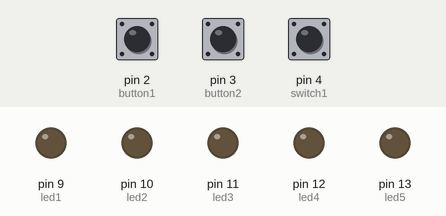
Bench run of a sketch on a simulated Arduino Uno, built with avr-gcc and run on an emulated ATmega328P. Parts: output pins drawn as LEDs (lit = HIGH). Inputs (shaded band) come from the test bench; at power-on: pin 2 (button1) LOW, pin 3 (button2) LOW, pin 4 (switch1) LOW.

Above: at 1.2 s.
1.3 s: pin 2 (button1) pulled HIGH for 0.15 s
At 1.37 s:
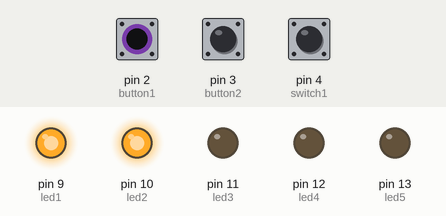
2.9 s: pin 3 (button2) pulled HIGH for 0.15 s
At 2.97 s:
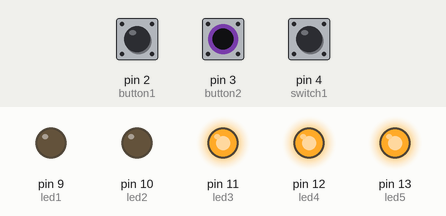
4.5 s: pin 3 (button2) pulled HIGH for 3.2 s
At 8.9 s:
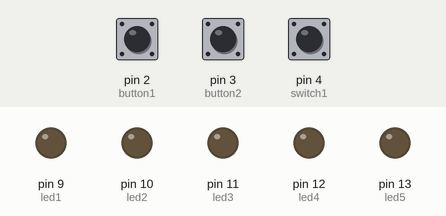
9.2 s: pin 2 (button1) pulled HIGH for 3.2 s
At 10.1 s:
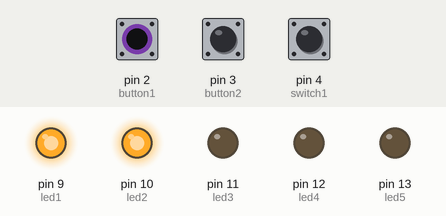
13.9 s: pin 2 (button1) driven HIGH and pin 3 (button2) driven HIGH
At 14.9 s:
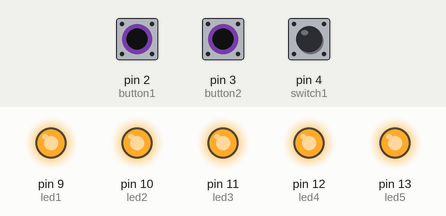
15.4 s: pin 4 (switch1) pulled HIGH for 0.15 s
At 15.47 s:
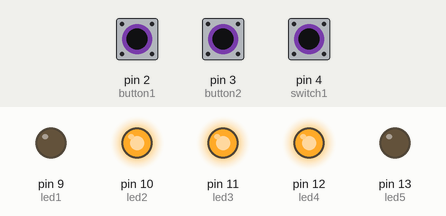
Timing chart, 0 to 18.0 s (numbered marks = the images above; inputs shaded):
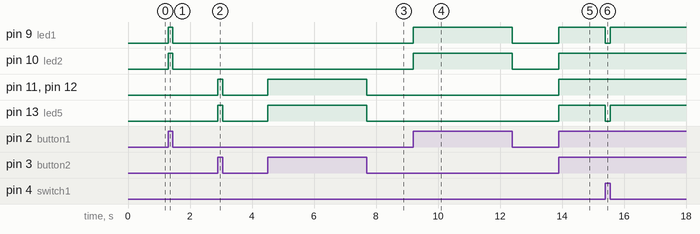

The sketch:

lab2.ino
```cpp
// global variabling the pins
int button1 = 2;
int button2 = 3;
int switch1 = 4;
int led1 = 9;
int led2 = 10;
int led3 = 11;
int led4 = 12;
int led5 = 13;
int button1state, button2state, switch1state;

// setup routine to initialize the process
void setup() {
  // initializing the pins
  pinMode(button1, INPUT);
  pinMode(button2, INPUT);
  pinMode(switch1, INPUT);
  pinMode(led1, OUTPUT);
  pinMode(led2, OUTPUT);
  pinMode(led3, OUTPUT);
  pinMode(led4, OUTPUT);
  pinMode(led5, OUTPUT);

  // serial communication
  Serial.begin(9600);
}

// loop routine main body
void loop() {

  // acquiring those values
  button1state = digitalRead(button1);
  button2state = digitalRead(button2);
  switch1state = digitalRead(switch1);

  // Serial.println(button1state);
  // Serial.println(button2state);
  // Serial.println(switch1state);

  // first the switch is a modifier, meaning 2 options
  if (switch1state) {
    // then you have 3 options for each switch state
    if (button1state && !button2state) {
      // option 1 first button is pressed and second isnt
      digitalWrite(led1, HIGH);
      digitalWrite(led2, LOW);
      digitalWrite(led3, HIGH);
      digitalWrite(led4, LOW);
      digitalWrite(led5, LOW);
    } else if (!button1state && button2state) {
      // option 2 first button not pressed and second is
      digitalWrite(led1, LOW);
      digitalWrite(led2, HIGH);
      digitalWrite(led3, LOW);
      digitalWrite(led4, LOW);
      digitalWrite(led5, HIGH);
    } else if (button1state && button2state) {
      // option 3 both buttons pressed
      digitalWrite(led1, LOW);
      digitalWrite(led2, HIGH);
      digitalWrite(led3, HIGH);
      digitalWrite(led4, HIGH);
      digitalWrite(led5, LOW);
    } else {
      digitalWrite(led1, LOW);
      digitalWrite(led2, LOW);
      digitalWrite(led3, LOW);
      digitalWrite(led4, LOW);
      digitalWrite(led5, LOW);
    }
  } else {
    // switch is off but you still have the same 3 options just different results
    if (button1state && !button2state) {
      digitalWrite(led1, HIGH);
      digitalWrite(led2, HIGH);
      digitalWrite(led3, LOW);
      digitalWrite(led4, LOW);
      digitalWrite(led5, LOW);
    } else if (!button1state && button2state) {
      // I might as well take this moment to explain why each statement contains all 5 write statements every time
      // it allows a "seamless" transition when moving from pressing 1 button to pressing both
      digitalWrite(led1, LOW);
      digitalWrite(led2, LOW);
      digitalWrite(led3, HIGH);
      digitalWrite(led4, HIGH);
      digitalWrite(led5, HIGH);
    } else if (button1state && button2state) {
      digitalWrite(led1, HIGH);
      digitalWrite(led2, HIGH);
      digitalWrite(led3, HIGH);
      digitalWrite(led4, HIGH);
      digitalWrite(led5, HIGH);
    } else {
      digitalWrite(led1, LOW);
      digitalWrite(led2, LOW);
      digitalWrite(led3, LOW);
      digitalWrite(led4, LOW);
      digitalWrite(led5, LOW);
    }
  }
}
```

Measured:
- after the input at 1.3 s, pin 9 (led1), pin 10 (led2): LOW → HIGH at once, → LOW 0.15 s later
- after the input at 2.9 s, pin 11 (led3), pin 12 (led4), pin 13 (led5): LOW → HIGH at once, → LOW 0.15 s later
- after the input at 4.5 s, pin 11 (led3), pin 12 (led4), pin 13 (led5): LOW → HIGH at once, → LOW 3.2 s later
- after the input at 9.2 s, pin 9 (led1), pin 10 (led2): LOW → HIGH at once, → LOW 3.2 s later
- after the input at 13.9 s, pin 9 (led1), pin 10 (led2), pin 11 (led3), pin 12 (led4), pin 13 (led5): LOW → HIGH at once
- after the input at 15.4 s, pin 9 (led1), pin 13 (led5): HIGH → LOW at once, → HIGH 0.15 s later
